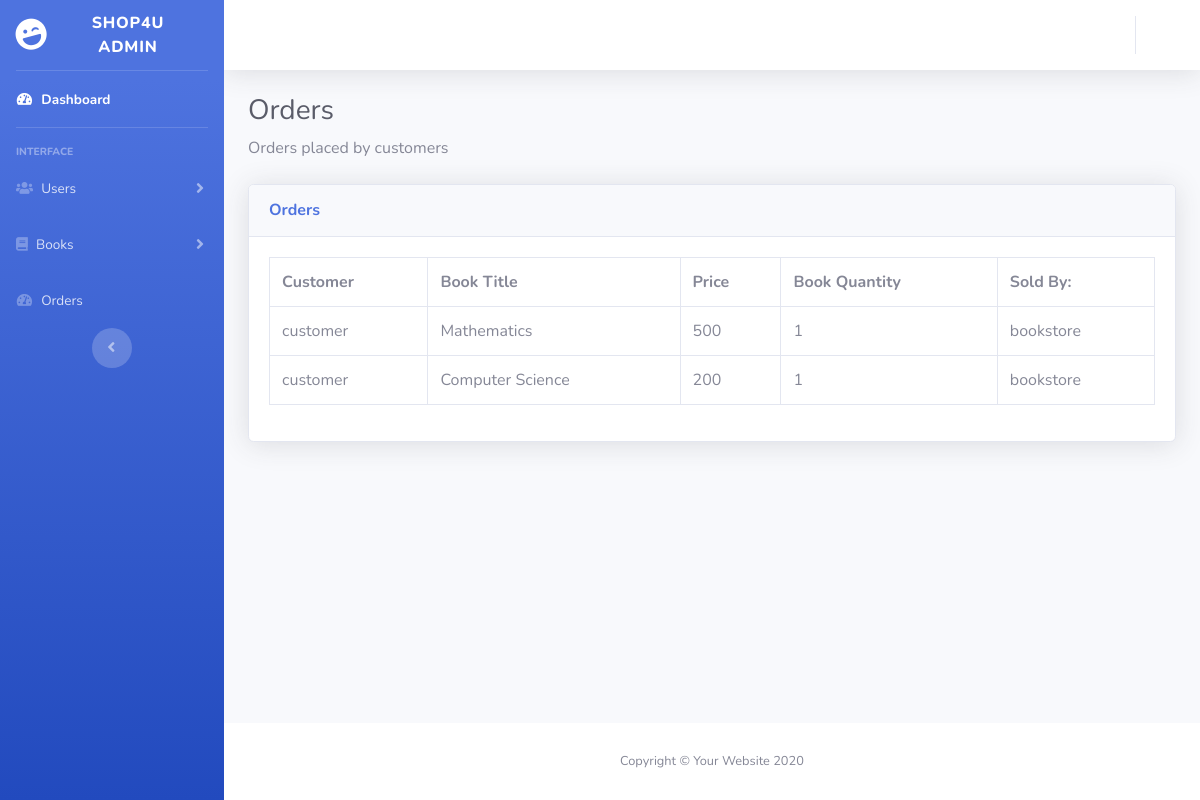
The app's page /admin/order-list.php with its own data.
### tables this page shows
CREATE TABLE IF NOT EXISTS `paidorders` (
  `id` int(11) NOT NULL,
  `username` varchar(200) NOT NULL,
  `bookId` int(11) NOT NULL,
  `quantity` int(11) NOT NULL,
  `date` varchar(200) NOT NULL,
  `price` int(11) NOT NULL,
  `changeprice` int(11) NOT NULL,
  `status` varchar(200) NOT NULL
);

CREATE TABLE IF NOT EXISTS `books` (
  `bookId` int(11) NOT NULL,
  `title` varchar(200) NOT NULL,
  `author` varchar(200) NOT NULL,
  `description` varchar(200) NOT NULL,
  `category` varchar(200) NOT NULL,
  `price` double NOT NULL,
  `image` text NOT NULL,
  `bookstoreName` varchar(200) NOT NULL
);

### admin/order-list.php (the view, shortened to what this page needs)
<!DOCTYPE html>
<html lang="en">
<head>
    <link href="vendor/fontawesome-free/css/all.min.css" rel="stylesheet" type="text/css">
    <link href="css/sb-admin-2.min.css" rel="stylesheet">
</head>
<body id="page-top">
    <div id="wrapper">
        <ul class="navbar-nav bg-gradient-primary sidebar sidebar-dark accordion" id="accordionSidebar">
            <a class="sidebar-brand d-flex align-items-center justify-content-center" href="index.html">
                <div class="sidebar-brand-icon rotate-n-15">
                    <i class="fas fa-laugh-wink"></i>
                </div>
                <div class="sidebar-brand-text mx-3">Shop4U Admin<sup></sup></div>
            </a>
            <hr class="sidebar-divider my-0">
            <li class="nav-item active">
                <a class="nav-link" href="index.php">
                    <i class="fas fa-fw fa-tachometer-alt"></i>
                    <span>Dashboard</span></a>
            </li>
            <hr class="sidebar-divider">
            <div class="sidebar-heading">
                Interface
            </div>
            <li class="nav-item">
                <a class="nav-link collapsed" href="#" data-toggle="collapse" data-target="#collapseTwo"
                    aria-expanded="true" aria-controls="collapseTwo">
                   <i class="fas fa-solid fa-users"></i>
                    <span>Users</span>
                </a>
            </li>
            <li class="nav-item">
                <a class="nav-link collapsed" href="#" data-toggle="collapse" data-target="#collapseUtilities"
                    aria-expanded="true" aria-controls="collapseUtilities">
                    <i class="fas fa-solid fa-book"></i>
                    <span>Books</span>
                </a>
            </li>
            <li class="nav-item">
                <a class="nav-link" href="order-list.php">
                    <i class="fas fa-fw fa-tachometer-alt"></i>
                    <span>Orders</span></a>
            </li>
            <div class="text-center d-none d-md-inline">
                <button class="rounded-circle border-0" id="sidebarToggle"></button>
            </div>
        </ul>
        <div id="content-wrapper" class="d-flex flex-column">
            <div id="content">
                <nav class="navbar navbar-expand navbar-light bg-white topbar mb-4 static-top shadow">
                    <ul class="navbar-nav ml-auto">
                        <li class="nav-item dropdown no-arrow">
                            <a class="nav-link dropdown-toggle" href="#" id="userDropdown" role="button"
                                data-toggle="dropdown" aria-haspopup="true" aria-expanded="false">
                            </a>
                        </li>
                    </ul>
                </nav>
                <div class="container-fluid">
                    <h1 class="h3 mb-2 text-gray-800">Orders</h1>
                    <p class="mb-4">Orders placed by customers <a target="_blank"
                    <div class="card shadow mb-4">
                        <div class="card-header py-3">
                            <h6 class="m-0 font-weight-bold text-primary">Orders</h6>
                        </div>
                        <div class="card-body">
                            <div class="table-responsive">
                                <?php
                                    $result = mysql_query("SELECT * FROM paidorders inner join books on paidorders.bookId = books.bookId")
                                    or die(mysql_error());
                                echo "<table class='table table-bordered' id='dataTable' width='100%' cellspacing='0'>";
                                    echo "<tr>
                                            <th>Customer</th>
                                            <th>Book Title</th>
                                            <th>Price</th>
                                            <th>Book Quantity</th>
                                            <th>Sold By:</th>
                                        </tr>";
                                        while($row = mysql_fetch_array( $result ))
                                            {
                                        echo "<tr>";
                                        echo "<td>" . $row['username'] . "</td>";
                                        echo "<td>". $row['title'] . "</td>";
                                        echo "<td>". $row['price'] . "</td>";
                                        echo "<td>". $row['quantity'] . "</td>";
                                        echo "<td>". $row['bookstoreName'] . "</td>";
                                    }
                                echo "</table>";
                                ?>
                            </div>
                        </div>
                    </div>
                </div>
            </div>
            <footer class="sticky-footer bg-white">
                <div class="container my-auto">
                    <div class="copyright text-center my-auto">
                        <span>Copyright &copy; Your Website 2020</span>
                    </div>
                </div>
            </footer>
        </div>
    </div>
</body>
</html>

### records on screen
paidorders: username "customer", bookId.title "Mathematics", bookId.price "500", quantity "1", bookId.bookstoreName "bookstore"
paidorders: username "customer", bookId.title "Computer Science", bookId.price "200", quantity "1", bookId.bookstoreName "bookstore"
